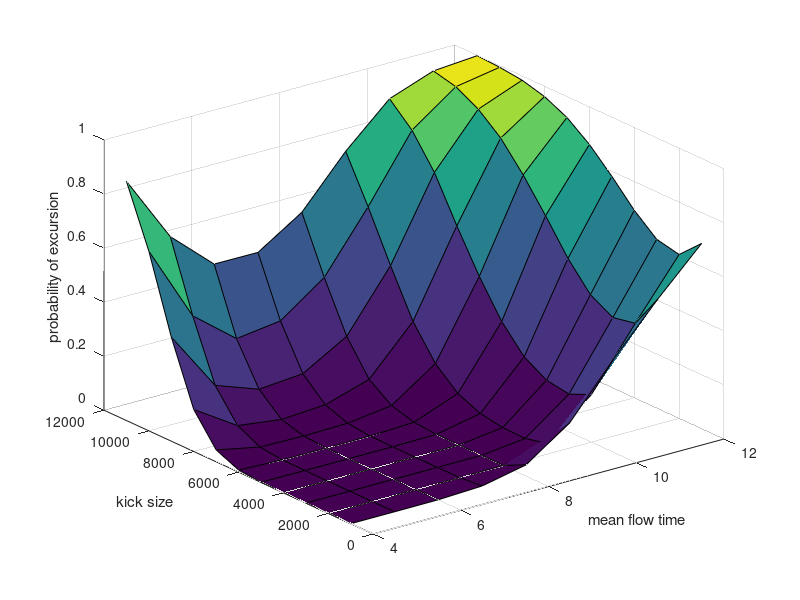

This figure's MATLAB source: (Note: this script raises an error after producing the figure.)
combined = importdata("rectangle_data_combine.mat");

% mean_time_to_excursion = zeros(length(combined),1);
% probability_of_excursion = zeros(length(combined), 1);
% lower_bounds = zeros(length(combined),1);
% taus = zeros(length(combined),1);
% std_time_to_excursion = zeros(length(combined),1);
% std_probability_of_excursion = zeros(length(combined),1);
% number_of_excursion = zeros(length(combined),1);

%%
% for i = 1:length(combined)
%     mean_time_to_excursion(i) = mean(combined(i).times,'omitnan');
%     std_time_to_excursion(i) = std(combined(i).times,'omitnan');
%     probability_of_excursion(i) = mean(combined(i).indicators);
%     std_probability_of_excursion(i) = std(combined(i).indicators);
%     taus(i) = combined(i).taus;
%     lower_bounds(i) = combined(i).lower_bounds;
%     number_of_excursion(i) = mean(combined(i).indicators)*10000;
% end

% [taus,I] = sort(taus);
% mean_time = mean_time_to_excursion(I);
% probability = probability_of_excursion(I);
% std_probability_of_excursion = std_probability_of_excursion(I);
% std_time_to_excursion = std_time_to_excursion(I);
% number_of_excursion = number_of_excursion(I);


%plot3(lower_bounds,taus,probability_of_excursion )

probabilities = zeros(11, 9);
kvalue = [1000:1000:11000];
tvalue = [4:1:12];

for j = 1:length(combined)
    tindex = find(combined(j).taus == tvalue);
    bound_index = find(combined(j).lower_bounds == kvalue);
    probabilities(bound_index,tindex) = combined(j).probabilities;

end

%%
figure(1)
[t,k] = meshgrid(tvalue,kvalue);

surf(t,k,probabilities)
xlabel('mean flow time')
ylabel('kick size')
zlabel('probability of excursion')
ax = gca; 
ax.XAxis.FontSize = 16;
ax.YAxis.FontSize = 16;
ax.ZAxis.FontSize = 16;
grid on
set(gca,'LooseInset',get(gca,'TightInset'));
ylim([0.1*1e4 1.1*1e4])
zticks([0,0.2,0.4,0.6,0.8,1.0])
%title('kick size & mean flow time vs. probability of excursion','FontSize',16)


%%
figure(2)
contourf(tvalue,kvalue,probabilities)
xlabel('mean flow time')
ylabel('kick size')
colorbar
clim([0 1])

eps_save(1,'rectangle_3D')

function y = eps_save(fig_number,filename)
figure(fig_number)
set(gcf,'PaperUnits','inches');
oldsizes = get(gcf,'PaperPosition');
% This returns [x y width height]
newwidth = 3.2;
newheight = oldsizes(4)/oldsizes(3)*newwidth;
set(gcf,'PaperPosition',[0 0 newwidth newheight]);
print('-opengl',filename,'-depsc','-r300')
end
